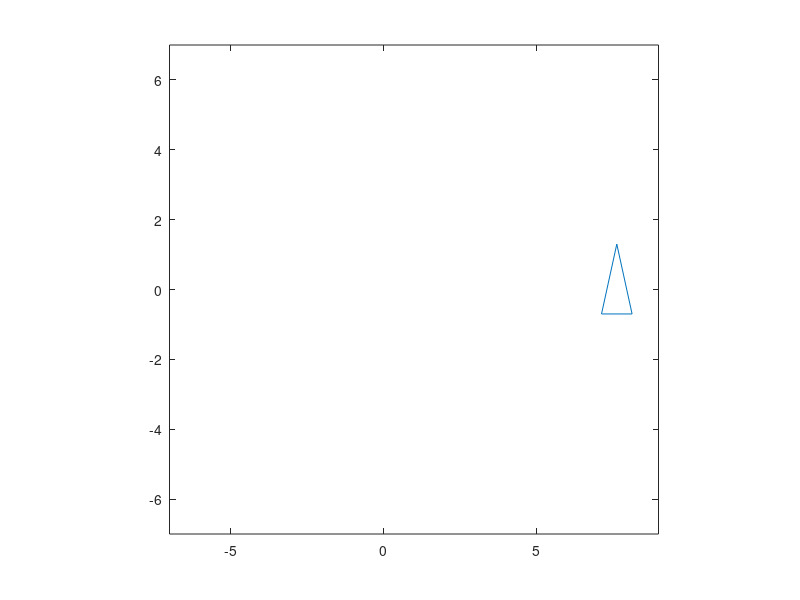

This figure's MATLAB source:
%% Lab4 - Nikola Uzelac MAT343
% MAT 343 MATLAB Assignment # 4

%% Excercise # 1

clf                               
T =[-0.5,0,0.5,-0.5;-1,1,-1,-1];
plot(T(1,:),T(2,:),'linewidth',2)       
hold on
R = [0,1;1,0];
QRT = R*T;                               
plot(QRT(1,:),QRT(2,:),'-r','linewidth',2) 
title('Example of Reflexion and Rotation')                     
legend('original triangle','modified triangle')   
grid on                                          
axis equal                                       
hold off

%% Excercise # 2

clf                               
T =[-0.5,0,0.5,-0.5;-1,1,-1,-1];
plot(T(1,:),T(2,:),'linewidth',2)       
hold on
Q = [cos(pi/4), -sin(pi/4); sin(pi/4), cos(pi/4)];
R = [0,1;1,0];
RQT = R*Q*T;                               
plot(RQT(1,:),RQT(2,:),'-r','linewidth',2) 
title('Example of Reflexion and Rotation')                     
legend('original triangle','modified triangle')   
grid on                                          
axis equal                                       
hold off

%% Excercise 3

clf                                     %clear all settings for the plot
Q = [cos(pi/20), -sin(pi/20); sin(pi/20), cos(pi/20)]
W = [cos(-pi/20), -sin(-pi/20); sin(-pi/20), cos(-pi/20)]
T = [-0.5,0,0.5,-0.5;-1,1,-1,-1];
D = 1.25*eye(2);
p = plot(T(1,:),T(2,:));                % plot the triangle
axis([-10,10,-10,10])                   % set size of the graph
axis square                             % make the display square
figure(gcf)                             % display graphic window
% Adjust the windows on your screen so that both the command window 
% and the graphics window show
hold on                                   % hold the current graph
for i = 1:40
   T = Q*T;                               % transform the figure
   set(p,'xdata',T(1,:),'ydata',T(2,:));  % erase original figure and plot
                                          % the transformed figure
   pause(0.1)               % adjust this pause to suit your computer
end

for i = 1:40
   T = W*T;                               % transform the figure
   set(p,'xdata',T(1,:),'ydata',T(2,:));  % erase original figure and plot
                                          % the transformed figure
   pause(0.1)               % adjust this pause to suit your computer
end
hold off

%% Excercise 4

clf                                     %clear all settings for the plot
Q = [cos(pi/20), -sin(pi/20); sin(pi/20), cos(pi/20)]
W = [cos(-pi/20), -sin(-pi/20); sin(-pi/20), cos(-pi/20)]
T = [-0.5,0,0.5,-0.5;-1,1,-1,-1];
D = 1.25*eye(2);
U = .8*eye(2);
p = plot(T(1,:),T(2,:));                % plot the triangle
axis([-10,10,-10,10])                   % set size of the graph
axis square                             % make the display square
figure(gcf)                             % display graphic window
% Adjust the windows on your screen so that both the command window 
% and the graphics window show
hold on                                   % hold the current graph

for i = 1:10
   T = D*Q*T;                               % transform the figure
   set(p,'xdata',T(1,:),'ydata',T(2,:));  % erase original figure and plot
                                          % the transformed figure
   pause(0.1)               % adjust this pause to suit your computer
end

for i = 1:10
   T = U*W*T;                               % transform the figure
   set(p,'xdata',T(1,:),'ydata',T(2,:));  % erase original figure and plot
                                          % the transformed figure
   pause(0.1)               % adjust this pause to suit your computer
end

hold off

%% Excercise 5

% (a)

clf
T=[-0.5,0,0.5,-0.5;-1,1,-1,-1;1,1,1,1];   % define the triangle in homogeneous coordinates
c1 =.1; c2 = .1;
M1 = [1,0,c1;0,1,c2;0,0,1];   % define the first translation matrix
M2 = [1,0,-c1;0,1,0;0,0,1];   % define the second translation matrix
M3 = [1,0,c1;0,1,-c2;0,0,1];
p = plot(T(1,:),T(2,:));   % plot the original triangle
axis([-7,7,-7,7])
axis square
figure(gcf)
for i = 1:20
    T = M1*T;   % compute the translated triangle
    set(p,'xdata',T(1,:),'ydata',T(2,:));  % plot the translated triangle
    pause(0.1)
end
for i = 1:40
    T=M2*T;   % compute the translated triangle
    set(p,'xdata',T(1,:),'ydata',T(2,:));  % plot the translated triangle
    pause(0.1)
end

for i = 1:20
    T=M3*T;   % compute the translated triangle
    set(p,'xdata',T(1,:),'ydata',T(2,:));  % plot the translated triangle
    pause(0.1)
end

% (b)

clf
Q = [cos(pi/40), -sin(pi/40), 0; sin(pi/40), cos(pi/40), 0; 0, 0, 1]
T=[-0.5,0,0.5,-0.5;-1,1,-1,-1;1,1,1,1];   % define the triangle in homogeneous coordinates
c1 =.1; c2 = .1;
M1 = [1,0,c1;0,1,c2;0,0,1];   % define the first translation matrix
M2 = [1,0,-c1;0,1,0;0,0,1];   % define the second translation matrix
M3 = [1,0,c1;0,1,-c2;0,0,1];
p = plot(T(1,:),T(2,:));   % plot the original triangle
axis([-7,9,-7,7])
axis square
figure(gcf)
for i = 1:20
    T = Q*M1*T;   % compute the translated triangle
    set(p,'xdata',T(1,:),'ydata',T(2,:));  % plot the translated triangle
    pause(0.1)
end
for i = 1:40
    T= Q*M2*T;   % compute the translated triangle
    set(p,'xdata',T(1,:),'ydata',T(2,:));  % plot the translated triangle
    pause(0.1)
end

for i = 1:20
    T= Q*M3*T;   % compute the translated triangle
    set(p,'xdata',T(1,:),'ydata',T(2,:));  % plot the translated triangle
    pause(0.1)
end